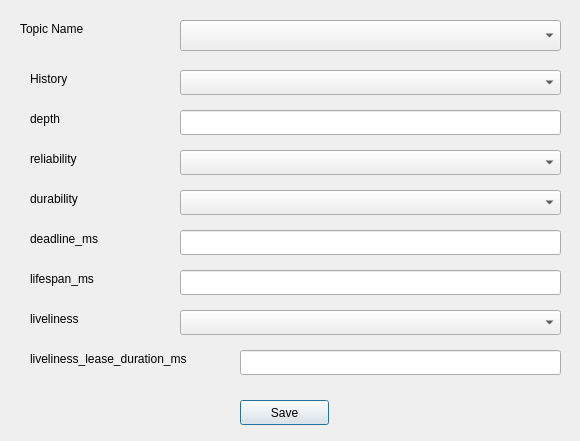
<?xml version="1.0" encoding="UTF-8"?>
<ui version="4.0">
 <class>QosDeviceDialog</class>
 <widget class="QDialog" name="QosDeviceDialog">
  <property name="geometry">
   <rect>
    <x>0</x>
    <y>0</y>
    <width>580</width>
    <height>441</height>
   </rect>
  </property>
  <property name="windowTitle">
   <string>Dialog</string>
  </property>
  <widget class="QComboBox" name="comboBox">
   <property name="geometry">
    <rect>
     <x>180</x>
     <y>20</y>
     <width>381</width>
     <height>31</height>
    </rect>
   </property>
  </widget>
  <widget class="QLabel" name="label">
   <property name="geometry">
    <rect>
     <x>20</x>
     <y>20</y>
     <width>101</width>
     <height>17</height>
    </rect>
   </property>
   <property name="text">
    <string>Topic Name</string>
   </property>
  </widget>
  <widget class="QLabel" name="label_2">
   <property name="geometry">
    <rect>
     <x>30</x>
     <y>70</y>
     <width>67</width>
     <height>17</height>
    </rect>
   </property>
   <property name="text">
    <string>History</string>
   </property>
  </widget>
  <widget class="QLabel" name="label_3">
   <property name="geometry">
    <rect>
     <x>30</x>
     <y>110</y>
     <width>67</width>
     <height>17</height>
    </rect>
   </property>
   <property name="text">
    <string>depth</string>
   </property>
  </widget>
  <widget class="QLabel" name="label_4">
   <property name="geometry">
    <rect>
     <x>30</x>
     <y>150</y>
     <width>67</width>
     <height>17</height>
    </rect>
   </property>
   <property name="text">
    <string>reliability</string>
   </property>
  </widget>
  <widget class="QLabel" name="label_5">
   <property name="geometry">
    <rect>
     <x>30</x>
     <y>190</y>
     <width>67</width>
     <height>17</height>
    </rect>
   </property>
   <property name="text">
    <string>durability</string>
   </property>
  </widget>
  <widget class="QLabel" name="label_6">
   <property name="geometry">
    <rect>
     <x>30</x>
     <y>230</y>
     <width>101</width>
     <height>17</height>
    </rect>
   </property>
   <property name="text">
    <string>deadline_ms</string>
   </property>
  </widget>
  <widget class="QLabel" name="label_7">
   <property name="geometry">
    <rect>
     <x>30</x>
     <y>270</y>
     <width>91</width>
     <height>17</height>
    </rect>
   </property>
   <property name="text">
    <string>lifespan_ms</string>
   </property>
  </widget>
  <widget class="QLabel" name="label_8">
   <property name="geometry">
    <rect>
     <x>30</x>
     <y>310</y>
     <width>81</width>
     <height>17</height>
    </rect>
   </property>
   <property name="text">
    <string>liveliness</string>
   </property>
  </widget>
  <widget class="QLabel" name="label_9">
   <property name="geometry">
    <rect>
     <x>30</x>
     <y>350</y>
     <width>211</width>
     <height>17</height>
    </rect>
   </property>
   <property name="text">
    <string>liveliness_lease_duration_ms</string>
   </property>
  </widget>
  <widget class="QPushButton" name="pushButton">
   <property name="geometry">
    <rect>
     <x>240</x>
     <y>400</y>
     <width>89</width>
     <height>25</height>
    </rect>
   </property>
   <property name="text">
    <string>Save</string>
   </property>
  </widget>
  <widget class="QComboBox" name="comboBox_2">
   <property name="geometry">
    <rect>
     <x>180</x>
     <y>70</y>
     <width>381</width>
     <height>25</height>
    </rect>
   </property>
  </widget>
  <widget class="QComboBox" name="comboBox_3">
   <property name="geometry">
    <rect>
     <x>180</x>
     <y>150</y>
     <width>381</width>
     <height>25</height>
    </rect>
   </property>
  </widget>
  <widget class="QComboBox" name="comboBox_4">
   <property name="geometry">
    <rect>
     <x>180</x>
     <y>190</y>
     <width>381</width>
     <height>25</height>
    </rect>
   </property>
  </widget>
  <widget class="QComboBox" name="comboBox_5">
   <property name="geometry">
    <rect>
     <x>180</x>
     <y>310</y>
     <width>381</width>
     <height>25</height>
    </rect>
   </property>
  </widget>
  <widget class="QLineEdit" name="lineEdit">
   <property name="geometry">
    <rect>
     <x>180</x>
     <y>110</y>
     <width>381</width>
     <height>25</height>
    </rect>
   </property>
  </widget>
  <widget class="QLineEdit" name="lineEdit_2">
   <property name="geometry">
    <rect>
     <x>180</x>
     <y>230</y>
     <width>381</width>
     <height>25</height>
    </rect>
   </property>
  </widget>
  <widget class="QLineEdit" name="lineEdit_3">
   <property name="geometry">
    <rect>
     <x>180</x>
     <y>270</y>
     <width>381</width>
     <height>25</height>
    </rect>
   </property>
  </widget>
  <widget class="QLineEdit" name="lineEdit_4">
   <property name="geometry">
    <rect>
     <x>240</x>
     <y>350</y>
     <width>321</width>
     <height>25</height>
    </rect>
   </property>
  </widget>
 </widget>
 <resources/>
 <connections/>
</ui>
